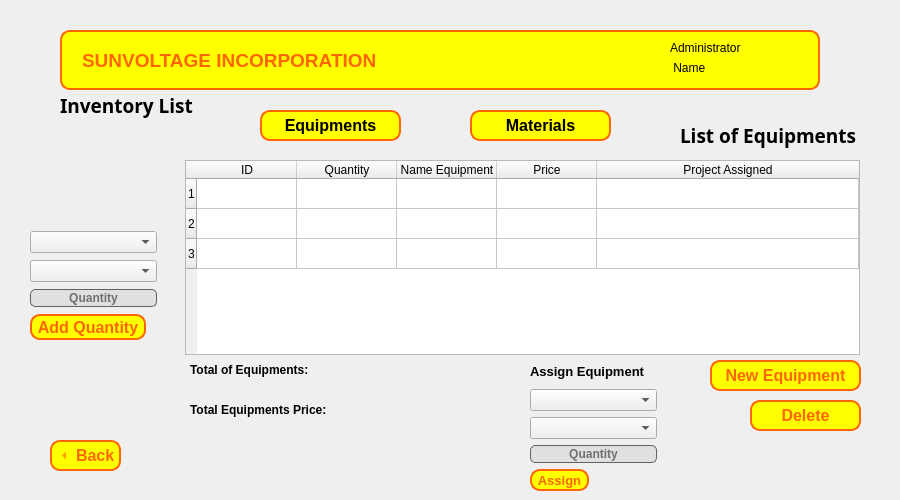
<?xml version="1.0" encoding="UTF-8"?>
<ui version="4.0">
 <class>Form</class>
 <widget class="QWidget" name="Form">
  <property name="geometry">
   <rect>
    <x>0</x>
    <y>0</y>
    <width>900</width>
    <height>500</height>
   </rect>
  </property>
  <property name="windowTitle">
   <string>Form</string>
  </property>
  <widget class="QLabel" name="label_lists_or_profile">
   <property name="geometry">
    <rect>
     <x>60</x>
     <y>90</y>
     <width>291</width>
     <height>31</height>
    </rect>
   </property>
   <property name="font">
    <font>
     <family>Segoe UI Black</family>
     <pointsize>14</pointsize>
     <bold>true</bold>
    </font>
   </property>
   <property name="text">
    <string>Inventory List</string>
   </property>
  </widget>
  <widget class="QLabel" name="label_User">
   <property name="geometry">
    <rect>
     <x>670</x>
     <y>40</y>
     <width>111</width>
     <height>16</height>
    </rect>
   </property>
   <property name="text">
    <string>Administrator</string>
   </property>
  </widget>
  <widget class="QLabel" name="Header">
   <property name="geometry">
    <rect>
     <x>60</x>
     <y>30</y>
     <width>760</width>
     <height>60</height>
    </rect>
   </property>
   <property name="font">
    <font>
     <pointsize>14</pointsize>
     <bold>true</bold>
    </font>
   </property>
   <property name="styleSheet">
    <string notr="true">color: rgb(255, 102, 0);
background-color: rgb(255, 255, 0);
border-color: rgb(255, 102, 0);
border: 2px solid #ff6600; 
border-radius: 10px;
</string>
   </property>
   <property name="text">
    <string>SUNVOLTAGE INCORPORATION</string>
   </property>
   <property name="textFormat">
    <enum>Qt::AutoText</enum>
   </property>
   <property name="scaledContents">
    <bool>false</bool>
   </property>
   <property name="margin">
    <number>0</number>
   </property>
   <property name="indent">
    <number>20</number>
   </property>
  </widget>
  <widget class="QToolButton" name="backButton">
   <property name="geometry">
    <rect>
     <x>50</x>
     <y>440</y>
     <width>71</width>
     <height>31</height>
    </rect>
   </property>
   <property name="font">
    <font>
     <pointsize>12</pointsize>
     <bold>true</bold>
    </font>
   </property>
   <property name="styleSheet">
    <string notr="true">QToolButton {
				color: rgb(255, 102, 0);
                background-color: rgb(255, 255, 0);
                border-color: rgb(255, 102, 0);
                border: 2px solid #ff6600;
                border-radius: 10px;
            }
            QToolButton:hover, QToolButton:pressed {
                background-color: rgb(255, 183, 0);
            }</string>
   </property>
   <property name="text">
    <string>Back</string>
   </property>
   <property name="iconSize">
    <size>
     <width>20</width>
     <height>20</height>
    </size>
   </property>
   <property name="checkable">
    <bool>true</bool>
   </property>
   <property name="checked">
    <bool>false</bool>
   </property>
   <property name="toolButtonStyle">
    <enum>Qt::ToolButtonTextBesideIcon</enum>
   </property>
   <property name="arrowType">
    <enum>Qt::LeftArrow</enum>
   </property>
  </widget>
  <widget class="QLabel" name="Label_admin_name">
   <property name="geometry">
    <rect>
     <x>670</x>
     <y>60</y>
     <width>81</width>
     <height>16</height>
    </rect>
   </property>
   <property name="text">
    <string> Name</string>
   </property>
  </widget>
  <widget class="QPushButton" name="button_equipment_inventory">
   <property name="geometry">
    <rect>
     <x>260</x>
     <y>110</y>
     <width>141</width>
     <height>31</height>
    </rect>
   </property>
   <property name="font">
    <font>
     <pointsize>12</pointsize>
     <bold>true</bold>
    </font>
   </property>
   <property name="cursor">
    <cursorShape>ArrowCursor</cursorShape>
   </property>
   <property name="autoFillBackground">
    <bool>false</bool>
   </property>
   <property name="styleSheet">
    <string notr="true">QPushButton {
                background-color: rgb(255, 255, 0);
                border-color: rgb(255, 102, 0);
                border: 2px solid #ff6600;
                border-radius: 10px;
            }
            QPushButton:hover, QPushButton:pressed {
                background-color: rgb(255, 183, 0);
            }</string>
   </property>
   <property name="text">
    <string>Equipments</string>
   </property>
   <property name="checkable">
    <bool>true</bool>
   </property>
   <property name="checked">
    <bool>false</bool>
   </property>
  </widget>
  <widget class="QPushButton" name="button_material_inventory">
   <property name="geometry">
    <rect>
     <x>470</x>
     <y>110</y>
     <width>141</width>
     <height>31</height>
    </rect>
   </property>
   <property name="font">
    <font>
     <pointsize>12</pointsize>
     <bold>true</bold>
    </font>
   </property>
   <property name="autoFillBackground">
    <bool>false</bool>
   </property>
   <property name="styleSheet">
    <string notr="true">QPushButton {
                background-color: rgb(255, 255, 0);
                border-color: rgb(255, 102, 0);
                border: 2px solid #ff6600;
                border-radius: 10px;
            }
            QPushButton:hover, QPushButton:pressed {
                background-color: rgb(255, 183, 0);
            }</string>
   </property>
   <property name="text">
    <string>Materials</string>
   </property>
   <property name="checkable">
    <bool>true</bool>
   </property>
  </widget>
  <widget class="QTableWidget" name="tablewidget_Equipment_List">
   <property name="geometry">
    <rect>
     <x>185</x>
     <y>160</y>
     <width>675</width>
     <height>195</height>
    </rect>
   </property>
   <property name="selectionBehavior">
    <enum>QAbstractItemView::SelectRows</enum>
   </property>
   <property name="rowCount">
    <number>3</number>
   </property>
   <property name="columnCount">
    <number>5</number>
   </property>
   <attribute name="horizontalHeaderStretchLastSection">
    <bool>true</bool>
   </attribute>
   <attribute name="verticalHeaderStretchLastSection">
    <bool>false</bool>
   </attribute>
   <row/>
   <row/>
   <row/>
   <column>
    <property name="text">
     <string>ID</string>
    </property>
   </column>
   <column>
    <property name="text">
     <string>Quantity</string>
    </property>
   </column>
   <column>
    <property name="text">
     <string>Name Equipment</string>
    </property>
   </column>
   <column>
    <property name="text">
     <string>Price</string>
    </property>
   </column>
   <column>
    <property name="text">
     <string>Project Assigned</string>
    </property>
   </column>
  </widget>
  <widget class="QLabel" name="label_total_num_quipments">
   <property name="geometry">
    <rect>
     <x>190</x>
     <y>360</y>
     <width>141</width>
     <height>20</height>
    </rect>
   </property>
   <property name="font">
    <font>
     <bold>true</bold>
    </font>
   </property>
   <property name="text">
    <string>Total of Equipments: </string>
   </property>
  </widget>
  <widget class="QLabel" name="label_total_quipment_price">
   <property name="geometry">
    <rect>
     <x>190</x>
     <y>400</y>
     <width>261</width>
     <height>20</height>
    </rect>
   </property>
   <property name="font">
    <font>
     <bold>true</bold>
    </font>
   </property>
   <property name="text">
    <string>Total Equipments Price: </string>
   </property>
  </widget>
  <widget class="QLabel" name="label_lists_or_profile_2">
   <property name="geometry">
    <rect>
     <x>680</x>
     <y>120</y>
     <width>181</width>
     <height>31</height>
    </rect>
   </property>
   <property name="font">
    <font>
     <family>Segoe UI Black</family>
     <pointsize>14</pointsize>
     <bold>true</bold>
    </font>
   </property>
   <property name="text">
    <string>List of Equipments</string>
   </property>
  </widget>
  <widget class="QToolButton" name="button_add_equipment">
   <property name="geometry">
    <rect>
     <x>710</x>
     <y>360</y>
     <width>151</width>
     <height>31</height>
    </rect>
   </property>
   <property name="font">
    <font>
     <pointsize>12</pointsize>
     <bold>true</bold>
    </font>
   </property>
   <property name="styleSheet">
    <string notr="true">QToolButton {
				color: rgb(255, 102, 0);
                background-color: rgb(255, 255, 0);
                border-color: rgb(255, 102, 0);
                border: 2px solid #ff6600;
                border-radius: 10px;
            }
            QToolButton:hover, QToolButton:pressed {
                background-color: rgb(255, 183, 0);
            }</string>
   </property>
   <property name="text">
    <string>New Equipment</string>
   </property>
   <property name="iconSize">
    <size>
     <width>20</width>
     <height>20</height>
    </size>
   </property>
   <property name="checkable">
    <bool>true</bool>
   </property>
   <property name="checked">
    <bool>false</bool>
   </property>
   <property name="toolButtonStyle">
    <enum>Qt::ToolButtonTextOnly</enum>
   </property>
   <property name="autoRaise">
    <bool>false</bool>
   </property>
   <property name="arrowType">
    <enum>Qt::NoArrow</enum>
   </property>
  </widget>
  <widget class="QToolButton" name="button_delete_equipment">
   <property name="geometry">
    <rect>
     <x>750</x>
     <y>400</y>
     <width>111</width>
     <height>31</height>
    </rect>
   </property>
   <property name="font">
    <font>
     <pointsize>12</pointsize>
     <bold>true</bold>
    </font>
   </property>
   <property name="styleSheet">
    <string notr="true">QToolButton {
				color: rgb(255, 102, 0);
                background-color: rgb(255, 255, 0);
                border-color: rgb(255, 102, 0);
                border: 2px solid #ff6600;
                border-radius: 10px;
            }
            QToolButton:hover, QToolButton:pressed {
                background-color: rgb(255, 183, 0);
            }</string>
   </property>
   <property name="text">
    <string>Delete</string>
   </property>
   <property name="iconSize">
    <size>
     <width>20</width>
     <height>20</height>
    </size>
   </property>
   <property name="checkable">
    <bool>true</bool>
   </property>
   <property name="checked">
    <bool>false</bool>
   </property>
   <property name="toolButtonStyle">
    <enum>Qt::ToolButtonTextOnly</enum>
   </property>
   <property name="autoRaise">
    <bool>false</bool>
   </property>
   <property name="arrowType">
    <enum>Qt::NoArrow</enum>
   </property>
  </widget>
  <widget class="QWidget" name="layoutWidget">
   <property name="geometry">
    <rect>
     <x>30</x>
     <y>230</y>
     <width>127</width>
     <height>112</height>
    </rect>
   </property>
   <layout class="QVBoxLayout" name="verticalLayout">
    <item>
     <widget class="QComboBox" name="update_equipment_projs_ddl">
      <property name="font">
       <font>
        <bold>false</bold>
       </font>
      </property>
      <property name="styleSheet">
       <string notr="true">
QComboBox:focus {
    border: 2px solid #ff6600;
}</string>
      </property>
      <property name="placeholderText">
       <string>Projects</string>
      </property>
     </widget>
    </item>
    <item>
     <widget class="QComboBox" name="update_equipments_ddl">
      <property name="font">
       <font>
        <bold>false</bold>
       </font>
      </property>
      <property name="styleSheet">
       <string notr="true">
QComboBox:focus {
    border: 2px solid #ff6600;
}</string>
      </property>
      <property name="placeholderText">
       <string>Equipments</string>
      </property>
     </widget>
    </item>
    <item>
     <widget class="QLineEdit" name="equipment_update_quantity">
      <property name="font">
       <font>
        <bold>true</bold>
       </font>
      </property>
      <property name="styleSheet">
       <string notr="true">QLineEdit {
	border: 1px solid #616161;
	background-color: #E0E0E0;
	border-radius: 5px;
}

QLineEdit::placeholder {
    color: #a9a9a9;
}

QLineEdit:focus {
    border: 2px solid #ff6600;
}</string>
      </property>
      <property name="alignment">
       <set>Qt::AlignCenter</set>
      </property>
      <property name="placeholderText">
       <string>Quantity</string>
      </property>
     </widget>
    </item>
    <item>
     <widget class="QToolButton" name="button_update_equipment">
      <property name="font">
       <font>
        <pointsize>12</pointsize>
        <bold>true</bold>
       </font>
      </property>
      <property name="styleSheet">
       <string notr="true">QToolButton {
				color: rgb(255, 102, 0);
                background-color: rgb(255, 255, 0);
                border-color: rgb(255, 102, 0);
                border: 2px solid #ff6600;
                border-radius: 10px;
            }
            QToolButton:hover, QToolButton:pressed {
                background-color: rgb(255, 183, 0);
            }</string>
      </property>
      <property name="text">
       <string>Add Quantity</string>
      </property>
      <property name="iconSize">
       <size>
        <width>20</width>
        <height>20</height>
       </size>
      </property>
      <property name="checkable">
       <bool>true</bool>
      </property>
      <property name="checked">
       <bool>false</bool>
      </property>
      <property name="toolButtonStyle">
       <enum>Qt::ToolButtonTextOnly</enum>
      </property>
      <property name="autoRaise">
       <bool>false</bool>
      </property>
      <property name="arrowType">
       <enum>Qt::NoArrow</enum>
      </property>
     </widget>
    </item>
   </layout>
  </widget>
  <widget class="QWidget" name="layoutWidget_2">
   <property name="geometry">
    <rect>
     <x>530</x>
     <y>360</y>
     <width>127</width>
     <height>131</height>
    </rect>
   </property>
   <layout class="QVBoxLayout" name="verticalLayout_4">
    <item>
     <widget class="QLabel" name="label_project_materials_3">
      <property name="font">
       <font>
        <pointsize>10</pointsize>
        <bold>true</bold>
       </font>
      </property>
      <property name="text">
       <string>Assign Equipment</string>
      </property>
     </widget>
    </item>
    <item>
     <widget class="QComboBox" name="assign_proj_ddl">
      <property name="font">
       <font>
        <bold>false</bold>
       </font>
      </property>
      <property name="styleSheet">
       <string notr="true">
QComboBox:focus {
    border: 2px solid #ff6600;
}</string>
      </property>
      <property name="placeholderText">
       <string>Projects</string>
      </property>
     </widget>
    </item>
    <item>
     <widget class="QComboBox" name="assign_equipment_ddl">
      <property name="font">
       <font>
        <bold>false</bold>
       </font>
      </property>
      <property name="styleSheet">
       <string notr="true">QComboBox:focus {
    border: 2px solid #ff6600;
}</string>
      </property>
      <property name="placeholderText">
       <string>Equipment</string>
      </property>
     </widget>
    </item>
    <item>
     <widget class="QLineEdit" name="assign_quantity_equipment">
      <property name="font">
       <font>
        <bold>true</bold>
       </font>
      </property>
      <property name="styleSheet">
       <string notr="true">QLineEdit {
	border: 1px solid #616161;
	background-color: #E0E0E0;
	border-radius: 5px;
}

QLineEdit::placeholder {
    color: #a9a9a9;
}

QLineEdit:focus {
    border: 2px solid #ff6600;
}</string>
      </property>
      <property name="text">
       <string/>
      </property>
      <property name="alignment">
       <set>Qt::AlignCenter</set>
      </property>
      <property name="placeholderText">
       <string>Quantity</string>
      </property>
     </widget>
    </item>
    <item>
     <widget class="QToolButton" name="button_assign_proj">
      <property name="font">
       <font>
        <pointsize>10</pointsize>
        <bold>true</bold>
       </font>
      </property>
      <property name="styleSheet">
       <string notr="true">QToolButton {
				color: rgb(255, 102, 0);
                background-color: rgb(255, 255, 0);
                border-color: rgb(255, 102, 0);
                border: 2px solid #ff6600;
                border-radius: 10px;
            }
            QToolButton:hover, QToolButton:pressed {
                background-color: rgb(255, 183, 0);
            }</string>
      </property>
      <property name="text">
       <string>Assign</string>
      </property>
      <property name="iconSize">
       <size>
        <width>20</width>
        <height>20</height>
       </size>
      </property>
      <property name="checkable">
       <bool>true</bool>
      </property>
      <property name="checked">
       <bool>false</bool>
      </property>
      <property name="toolButtonStyle">
       <enum>Qt::ToolButtonTextOnly</enum>
      </property>
      <property name="autoRaise">
       <bool>false</bool>
      </property>
      <property name="arrowType">
       <enum>Qt::NoArrow</enum>
      </property>
     </widget>
    </item>
   </layout>
  </widget>
  <zorder>layoutWidget</zorder>
  <zorder>Header</zorder>
  <zorder>label_lists_or_profile</zorder>
  <zorder>label_User</zorder>
  <zorder>backButton</zorder>
  <zorder>Label_admin_name</zorder>
  <zorder>button_equipment_inventory</zorder>
  <zorder>button_material_inventory</zorder>
  <zorder>tablewidget_Equipment_List</zorder>
  <zorder>label_total_num_quipments</zorder>
  <zorder>label_total_quipment_price</zorder>
  <zorder>label_lists_or_profile_2</zorder>
  <zorder>button_add_equipment</zorder>
  <zorder>button_delete_equipment</zorder>
  <zorder>layoutWidget_2</zorder>
 </widget>
 <resources/>
 <connections/>
</ui>
